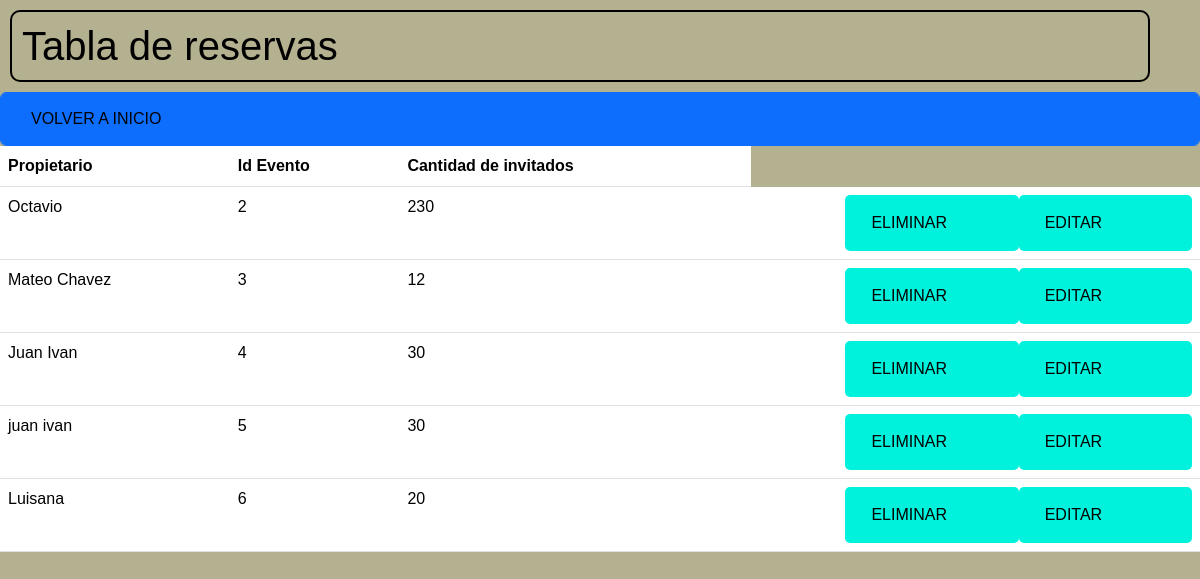
Page /tablas/tablareservas.php on the committed database.
### tables this page shows
CREATE TABLE `evento` (
  `id_evento` int(11) NOT NULL,
  `propietario_reserva` varchar(50) NOT NULL,
  `fecha` date NOT NULL,
  `hora` int(11) NOT NULL,
  `ubicacion` varchar(50) NOT NULL,
  `capacidad_maxima` int(100) NOT NULL,
  `tipo_evento` varchar(11) NOT NULL
);

### tablas/tablareservas.php (the view, shortened to what this page needs)
<?php
include '../conexion/conexion.php';
?>
<!DOCTYPE html>
<html lang="en">
<head>
    <link href="https://cdn.jsdelivr.net/npm/bootstrap@5.3.1/dist/css/bootstrap.min.css" rel="stylesheet"
>
    <link rel="stylesheet" href="../css/style.css">
</head>
<body>
    <h1>Tabla de reservas</h1>
<button class="btn btn-primary form-control"><a href="../login/sesionusuario.php">Volver a inicio</a></button>
    <table class="table">
        <thead>
            <th>Propietario</th>
            <th>Id Evento</th>
            <th>Cantidad de invitados</th>
        </thead>
        <tbody>
            <?php
                $stmt = $conn->prepare("SELECT propietario_reserva, id_evento, capacidad_maxima FROM evento");
                $stmt->execute();
                $stmt->setFetchMode(PDO::FETCH_ASSOC);
                $reservas = $stmt->fetchAll();
            ?>
            <?php foreach($reservas as $reserva): ?>
                <tr>
                    <td><?= $reserva['propietario_reserva'] ?></td>
                    <td><?= $reserva['id_evento'] ?></td>
                    <td><?= $reserva['capacidad_maxima'] ?></td>
                    <td>
                        <button><a href="../eventos/editar.php?id=<?=$reserva['id_evento']?>">Editar</a></button>
                        <button><a href="../eventos/eliminar.php?id=<?=$reserva['id_evento']?>">Eliminar</a></button>
                    </td>
                </tr>
            <?php endforeach; ?>
        </tbody>
    </table>
</body>
</html>

### css/style.css (style rules this page uses)
* { font-family: 'Lato', sans-serif; font-family: 'Open Sans', sans-serif; font-family: 'PT Sans', sans-serif; box-sizing: border-box; }
* { margin: 0; padding: 0;; }
body { background-color: #b4b190; background-position: center; color: black; }
a { text-decoration: none; text-transform: uppercase; color: black; }
h1 { display: block; border: 2px solid black; width: 95%; padding: 10px; margin: 10px; border-radius: 10px; }
button { float: right; background-color: #00f1dc; padding: .5rem; color: white; border: none; width: 40%; border-radius: 5px; text-decoration: none; }
a { float: left; margin-left: 10px; padding: .5rem; text-decoration: none; }

### rows in the picture
evento: propietario_reserva "Octavio", id_evento "2", capacidad_maxima "230"
evento: propietario_reserva "Mateo Chavez", id_evento "3", capacidad_maxima "12"
evento: propietario_reserva "Juan Ivan", id_evento "4", capacidad_maxima "30"
evento: propietario_reserva "juan ivan", id_evento "5", capacidad_maxima "30"
evento: propietario_reserva "Luisana", id_evento "6", capacidad_maxima "20"
